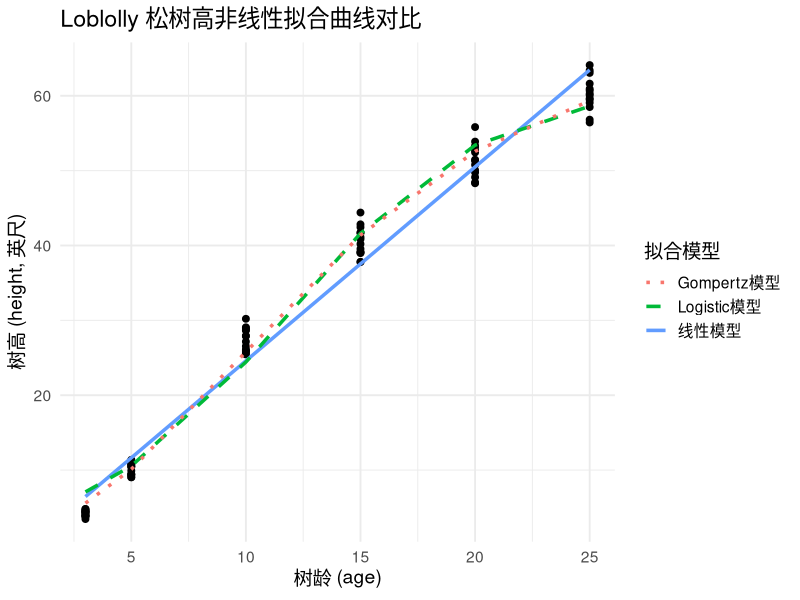

Here is the R script that generated this plot:
# 加载必要库
library(ggplot2)
data(Loblolly)

# 查看数据结构
head(Loblolly)

# 自定义R²函数
calc_r2 <- function(model, data, response) {
  y_obs <- data[[response]]
  y_pred <- predict(model)
  ss_tot <- sum((y_obs - mean(y_obs))^2)
  ss_res <- sum((y_obs - y_pred)^2)
  1 - ss_res/ss_tot
}

# 基础线性模型
mod_lm <- lm(height ~ age, data = Loblolly)

# Logistic模型 nls 拟合
mod_logi <- nls(height ~ A / (1 + exp(-(B + C * age))),
                data = Loblolly,
                start = list(A = 60, B = -1, C = 0.1))

# Gompertz模型 nls 拟合
mod_gomp <- nls(height ~ A * exp(-B * exp(-C * age)),
                data = Loblolly,
                start = list(A = 70, B = 4, C = 0.1))

# 计算AIC
AIC(mod_lm)
AIC(mod_logi)
AIC(mod_gomp)

# 计算R²
r2_lin <- calc_r2(mod_lm, Loblolly, "height")
r2_logi <- calc_r2(mod_logi, Loblolly, "height")
r2_gomp <- calc_r2(mod_gomp, Loblolly, "height")

r2_lin; r2_logi; r2_gomp

# 拟合值加入数据框
Loblolly$pred_lin <- predict(mod_lm)
Loblolly$pred_logi <- predict(mod_logi)
Loblolly$pred_gomp <- predict(mod_gomp)

# 绘制拟合曲线
ggplot(Loblolly, aes(x = age, y = height)) +
  geom_point(size = 2, color = "black") +
  geom_line(aes(y = pred_lin, color = "线性模型"), size = 1.2) +
  geom_line(aes(y = pred_logi, color = "Logistic模型"), linetype = "dashed", size = 1.2) +
  geom_line(aes(y = pred_gomp, color = "Gompertz模型"), linetype = "dotted", size = 1.2) +
  labs(title = "Loblolly 松树高非线性拟合曲线对比",
       x = "树龄 (age)",
       y = "树高 (height, 英尺)",
       color = "拟合模型") +
  theme_minimal(base_size = 14)
